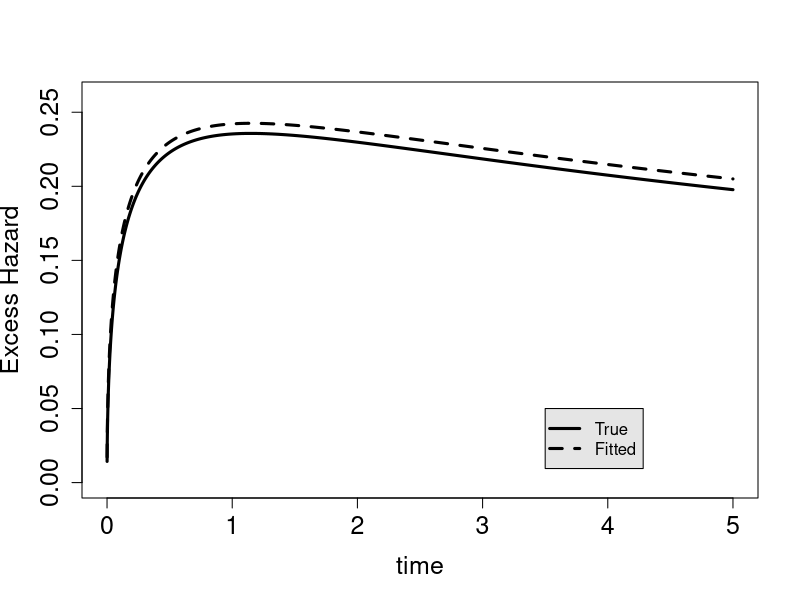
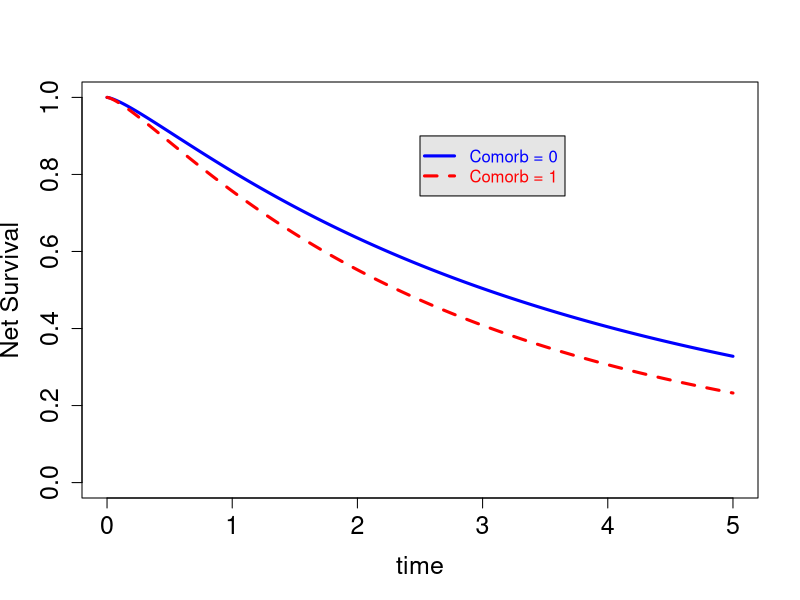

Write R code to recreate these figures, in order. (Note: a time limit stopped this script after it produced the figures.)
###########################################################################################################################
# R code associated to the paper 
# "On a general structure for hazard-based regression models: an application to population-based cancer research"
# See also: http://rpubs.com/FJRubio/GHGH
#           http://rpubs.com/FJRubio/GHPH
#           http://rpubs.com/FJRubio/EWD
###########################################################################################################################

rm(list=ls())
# library to compile the functions
library(compiler)
enableJIT(3)

library(knitr)

# True values of the parameters
ae <- 1.75; be <- 0.6; ce <- 2.5; beta <- c(0.05,0.2,0.25); betaH <- c(0.1,0.1,0.1); 
true.par <- c(ae,be,ce,betaH,beta)
true.parc <- c(ae,be,ce,beta)

# read the data (available at: )
data <- read.table("dataGH.txt")
colnames(data)

# create the variables for the models
x <- as.matrix(data[,1:3]) # covariates
sim <- data[,4] # survival time
ind.cens <- data[,5] # vital status
hp.as <- data[,6] # Population (expected) mortality hazard

# Summary of the data
summary(sim) # simulated survival times
apply(x,2,summary)  # covariates
mean(ind.cens) # censoring rate

##############################################################################################################
# Hazard functions
##############################################################################################################

# Weibull Hazard
hw <- function(t,lambda,kappa){
  pdf0 <-  dweibull(t,scale=lambda,shape=kappa)
  cdf0 <- pweibull(t,scale=lambda,shape=kappa)
  return(pdf0/(1-cdf0))
}                                                                                      

# Weibull Cumulative hazard
Hw <- function(t,lambda,kappa,log.p=FALSE){
  cdf <- pweibull(t,scale=lambda,shape=kappa)  
  return(-log(1-cdf))
}

# Exponentiated Weibull Distribution
# Hazard
hexpw <- function(t,lambda,kappa,alpha){
  pdf0 <-  alpha*dweibull(t,scale=lambda,shape=kappa)*pweibull(t,scale=lambda,shape=kappa)^(alpha-1) 
  cdf0 <- pweibull(t,scale=lambda,shape=kappa)^alpha
  cdf0 <- ifelse(cdf0==1,0.9999999,cdf0)
  return(pdf0/(1-cdf0))
}                                                                                      

# Cumulative hazard
Hexpw <- function(t,lambda,kappa,alpha,log.p=FALSE){
  cdf <- pweibull(t,scale=lambda,shape=kappa)^alpha  
  return(-log(1-cdf))
} 


###################################################################################################################
# Estimation
###################################################################################################################
# Implemented using nlminb(), alternatively, use optim()
#--------------------------------------------------------------------------------------------------------
# Proportional Hazards
#--------------------------------------------------------------------------------------------------------

#----------------------------------------------
# log-likelihood: Weibull model
#----------------------------------------------

log.likw1 <- cmpfun(function(par){
  if(anyNA(par)) return(Inf)
  ae0 <- par[1]; be0 <- par[2]; beta0 <- par[3:(3+dim(x)[2]-1)];
  if(par[1]>0 & par[2]>0 ){
    exp.x.beta <- exp(x%*%beta0)
    haz0 <- hp.as + hw(sim,ae0,be0)*exp.x.beta
    val <- - ind.cens*log(haz0) + Hw(sim,ae0,be0)*exp.x.beta
    return(sum(val))
  }
  else return(Inf)
})
# Alternatively use optim(c(ae,be,beta),log.likw1,control=list(maxit=10000))
OPTW1 <- nlminb(c(ae,be,beta),log.likw1,control=list(iter.max=10000))
MLEW1 <- OPTW1$par
AICW1 <- 2*OPTW1$objective + 2*length(MLEW1)

#----------------------------------------------
# log-likelihood: EW Model
#----------------------------------------------
log.likew1 <- cmpfun(function(par){
  if(anyNA(par)) return(Inf)
  ae0 <- par[1]; be0 <- par[2]; ce0 <- par[3]; beta0 <- par[4:(4+dim(x)[2]-1)];
  if(par[1]>0 & par[2]>0 & par[3]>0){
    exp.x.beta <- exp(x%*%beta0)
    haz0 <- hp.as + hexpw(sim,ae0,be0,ce0)*exp.x.beta
    CH0 <- Hexpw(sim,ae0,be0,ce0)*exp.x.beta
    if(anyNA(CH0)) return(Inf)
    if(anyNA(haz0)) return(Inf)
    else  val <- - ind.cens*log(haz0) + CH0
    return(sum(val))
  }
  else return(Inf)
})

OPTEW1 <- nlminb(c(ae,be,ce,beta),log.likew1,control=list(iter.max=10000))
MLEEW1 <- OPTEW1$par
AICEW1 <- 2*OPTEW1$objective + 2*length(MLEEW1)

#--------------------------------------------------------------------------------------------------------
# Accelerated Hazards
#--------------------------------------------------------------------------------------------------------

#----------------------------------------------
# log-likelihood: EW Model
#----------------------------------------------
log.likew2 <- cmpfun(function(par){
  if(anyNA(par)) return(Inf)
  ae0 <- par[1]; be0 <- par[2]; ce0 <- par[3]; beta0 <- par[4:(4+dim(x)[2]-1)];
  if(par[1]>0 & par[2]>0 & par[3]>0){
    exp.x.beta <- exp(x%*%beta0)
    haz0 <- hp.as + hexpw(sim*exp.x.beta,ae0,be0,ce0)
    CH0 <- Hexpw(sim*exp.x.beta,ae0,be0,ce0)/exp.x.beta
    if(anyNA(CH0)) return(Inf)
    if(anyNA(haz0)) return(Inf)
    else  val <- - ind.cens*log(haz0) + CH0
    return(sum(val))
  }
  else return(Inf)
})

OPTEW2 <- nlminb(c(ae,be,ce,beta),log.likew2,control=list(iter.max=10000))
MLEEW2 <- OPTEW2$par
AICEW2 <- 2*OPTEW2$objective + 2*length(MLEEW2)

#--------------------------------------------------------------------------------------------------------
# Accelerated Failure Time
#--------------------------------------------------------------------------------------------------------

#----------------------------------------------
# log-likelihood: EW Model
#----------------------------------------------
log.likew3 <- cmpfun(function(par){
  if(anyNA(par)) return(Inf)
  ae0 <- par[1]; be0 <- par[2]; ce0=par[3]; beta0 <- par[4:(4+dim(x)[2]-1)];
  if(par[1]>0 & par[2]>0 & par[3]>0){
    exp.x.beta <- exp(x%*%beta0)
    haz0 <- hp.as + hexpw(sim*exp.x.beta,ae0,be0,ce0)*exp.x.beta
    CH0 <- Hexpw(sim*exp.x.beta,ae0,be0,ce0)
    if(anyNA(CH0)) return(Inf)
    if(anyNA(haz0)) return(Inf)
    else  val <- - ind.cens*log(haz0) + CH0
    return(sum(val))
  }
  else return(Inf)
})

OPTEW3 <- nlminb(c(ae,be,ce,beta),log.likew3,control=list(iter.max=10000))
MLEEW3 <- OPTEW3$par
AICEW3 <- 2*OPTEW3$objective + 2*length(MLEEW3)

#--------------------------------------------------------------------------------------------------------
# General Model
#--------------------------------------------------------------------------------------------------------

#----------------------------------------------
# log-likelihood: EW Model
#----------------------------------------------
log.likewG <- cmpfun(function(par){
  if(anyNA(par)) return(Inf)
  ae0 <- par[1]; be0 <- par[2]; ce0=par[3]; beta0 <- par[4:(4+dim(x)[2]-1)]; beta1 <- tail(par,n = dim(x)[2]);
  if(par[1]>0 & par[2]>0 & par[3]>0){
    exp.x.beta0 <- exp(x%*%beta0)
    exp.x.beta1 <- exp(x%*%beta1)
    exp.x.dif <- exp(x%*%(beta1-beta0))
    haz0 <- hp.as + hexpw(sim*exp.x.beta0,ae0,be0,ce0)*exp.x.beta1
    CH0 <- Hexpw(sim*exp.x.beta0,ae0,be0,ce0)*exp.x.dif
    if(anyNA(CH0)) return(Inf)
    if(anyNA(haz0)) return(Inf)
    else  val <- - ind.cens*log(haz0) + CH0
    return(sum(val))
  }
  else return(Inf)
})

OPTEWG <- nlminb(c(ae,be,ce,betaH,beta), log.likewG,control=list(iter.max=10000))
MLEEWG <- OPTEWG$par
AICEWG <- 2*OPTEWG$objective + 2*length(MLEEWG)


###################################################################################################################
# Model Comparison
###################################################################################################################

AIC <- c(AICW1,AICEW1,AICEW2,AICEW3,AICEWG)
AIC.min <- which(AIC==min(AIC))
model.names <- c("W-PH","EW-PH","EW-AH","EW-AFT","EW-General")
names(AIC) <- model.names
AIC <- as.matrix(AIC);  colnames(AIC) <- c("AIC")
print(kable(AIC),digits=4)
model.names[order(AIC)]
cat("Best Model based on AIC = ",model.names[AIC.min])

# True parameter values vs MLE of best model
print(kable(cbind(true.par,MLEEWG),digits=4))



### Derivation of the confidence intervals

###################################################################################################################
# Confidence intervals for best model
###################################################################################################################

# Required package
library(numDeriv)

###########################################################################################
# Function to calculate the normal confidence intervals
# The parameters indicated with "index" are transformed to the real line using log()
###########################################################################################
# FUN   : minus log-likelihood function to be used to calculate the confidence intervals
# MLE   : maximum likelihood estimator of the parameters of interest
# level : confidence level
# index : position of the positive parameters under the original parameterisation

Conf.Int <- function(FUN,MLE,level=0.95,index=NULL){
  sd.int <- abs(qnorm(0.5*(1-level)))
  tempf <- function(par){
    par[index] = exp(par[index])
    return(FUN( par ))
  }
  r.MLE <- MLE
  r.MLE[index] <- log(MLE[index])
  HESS <- hessian(tempf,x=r.MLE)
  Fisher.Info <- solve(HESS)
  Sigma <- sqrt(diag(Fisher.Info))
  U<- r.MLE + sd.int*Sigma
  L<- r.MLE - sd.int*Sigma
  C.I <- cbind(L,U,r.MLE, Sigma)
  names.row <- paste0("par", seq_along(1:length(MLE)))
  names.row[index] <- paste0("log.par", seq_along(index))
  rownames(C.I)<- names.row
  colnames(C.I)<- c("Lower","Upper","Transf MLE", "Std. Error")
  return(C.I)
}

CI <- Conf.Int(log.likewG,MLEEWG,level=0.95,index=c(1,2,3))
print(kable(CI,digits=4))




### Results: Graphical comparisons and Net Survival estimates derived from the selected model

###################################################################################################################
# Fitted hazard vs True hazard
###################################################################################################################


hazard.fit <- Vectorize(function(t)  hexpw(t,MLEEWG[1],MLEEWG[2],MLEEWG[3]))
hazard.true <- Vectorize(function(t)  hexpw(t,ae,be,ce))

curve(hazard.true,0,5,lwd=3,n=10000,xlab="time",ylab="Excess Hazard",cex.axis=1.5,cex.lab=1.5,ylim=c(0,0.26), col="black")
curve(hazard.fit,0,5,lwd=3,n=10000,lty=2,col="black",add=T)
legend(3.5,0.05, c("True","Fitted"),
       text.col = c("black","black"), col = c("black","black"), lty = c(1, 2),lwd=3,
       merge = TRUE, bg = "gray90")


###################################################################################################################
# Fitted Net survival for a single patient with sex = 0,  age = 70, Comorbidity = 0, 1 
###################################################################################################################

NS0 <- Vectorize(function(t)  exp(-Hexpw(t,MLEEWG[1],MLEEWG[2],MLEEWG[3])))
NS1 <- Vectorize(function(t)  exp(-Hexpw(t*exp(MLEEWG[6]),MLEEWG[1],MLEEWG[2],MLEEWG[3])*exp(MLEEWG[9] - MLEEWG[6])))

curve(NS0,0,5,lwd=3,n=10000,xlab="time",ylab="Net Survival",cex.axis=1.5,cex.lab=1.5,ylim=c(0,1), col="blue")
curve(NS1,0,5,lwd=3,n=10000,lty=2,col="red",add=T)
legend(2.5,0.9, c("Comorb = 0","Comorb = 1"),
       text.col = c("blue","red"), col = c("blue","red"), lty = c(1, 2),lwd=3,
       merge = TRUE, bg = "gray90")

########################################################################################################
# Confidence intervals for the net survival based on Bootstrap
########################################################################################################
# Required package
library(mvtnorm)

# t0 : time at what the confidence interval will be calculated
# level : confidence level
# n.boot : number of bootstrap iterations
# x.int : subset of the design matrix associated to the group of interest

# The variance of the normal approximation to the distribution of the MLE
tempf <- function(par){
  par[1:3] = exp(par[1:3])
  return(log.likewG( par ))
}
r.MLE <- MLEEWG
r.MLE[1:3] <- log(MLEEWG[1:3])
HESS <- hessian(tempf,x=r.MLE)
Sigma <- solve(HESS)

# The function 
conf.int.NS <- function(t0,level,n.boot,x.int){
  boot <- vector()
  S.par <- function(par) mean( exp(-Hexpw(t0*exp(x.int%*%par[c(4:6)]),par[1],par[2],par[3])*exp(x.int%*%(par[c(7:9)]-par[c(4:6)]))))
  
  for(i in 1:n.boot) {
    val <- rmvnorm(1,mean = r.MLE, sigma = Sigma)
    val[1:3] <- exp(val[1:3])
    boot[i] <- S.par(val)
  }
  
  L <- quantile(boot,(1-level)*0.5)
  U <- quantile(boot,(1+level)*0.5)
  
  M <- S.par(MLEEWG)
  
  return(c(L,M,U))
}

#-----------------------------------
# Net Survival for the whole Cohort
# at Comorbidity = 0 , 1 
# at years 1, 2, 3, 4, 4.9
#-----------------------------------

# times
times <- c(1,2,3,4,4.9)

CIS0 <- CIS1 <- matrix(0, ncol = 4, nrow = length(times))

for(k in 1:length(times)) CIS0[k,] <- c(times[k],conf.int.NS(times[k],0.95,10000,x[which(x[,3]==0),]))
for(k in 1:length(times)) CIS1[k,] <- c(times[k],conf.int.NS(times[k],0.95,10000,x[which(x[,3]==1),]))

colnames(CIS0) <- cbind("year","lower","net_survival","upper")
print(kable(CIS0,digits=4))

colnames(CIS1) <- cbind("year","lower","net_survival","upper")
print(kable(CIS1,digits=4))

#--------------------------------------------
# Net Survival for an age group: 60 - 70
# at Comorbidity = 0 , 1 
# sex = 1
#--------------------------------------------

CISA0 <- CISA1 <- matrix(0, ncol = 4, nrow = length(times))

for(k in 1:length(times)) CISA0[k,] <- c(times[k],conf.int.NS(times[k],0.95,10000,x[which(x[,3]==0 & x[,1]>=-10 & x[,1]<=0 & x[,2]==1),]))
for(k in 1:length(times)) CISA1[k,] <- c(times[k],conf.int.NS(times[k],0.95,10000,x[which(x[,3]==1 & x[,1]>=-10 & x[,1]<=0 & x[,2]==1),]))

colnames(CISA0) <- cbind("year","lower","net_survival","upper")
print(kable(CISA0,digits=4))

colnames(CISA1) <- cbind("year","lower","net_survival","upper")
print(kable(CISA1,digits=4))
